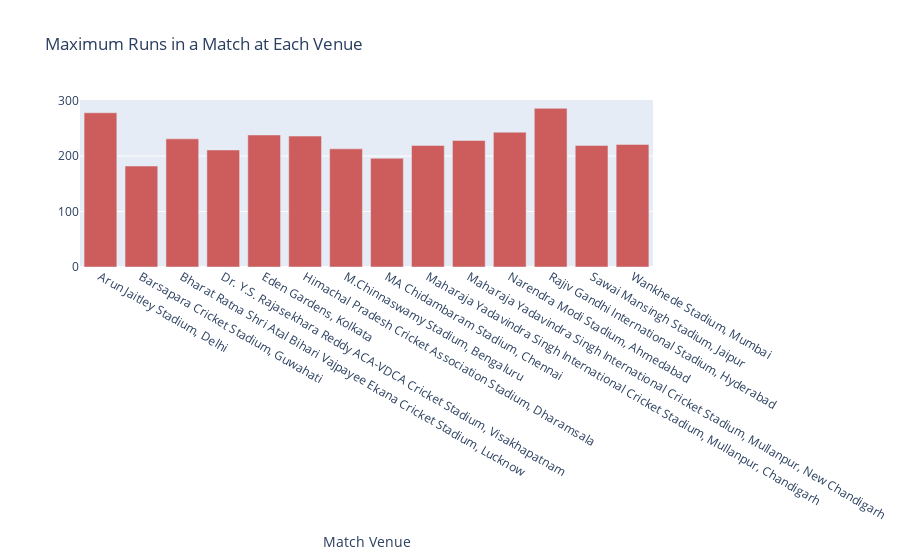

Notebook code for this chart:
### Markdown cell above
venue wise avg score analysis

### Code cell
import plotly.graph_objects as go
fig = go.Figure(
    data=[
        go.Bar(
            x=match_venue.index,
            y=match_venue.values,
            name='Max Runs in a Match',
            marker_color='indianred'
        )
    ]
)

fig.update_layout(
    title='Maximum Runs in a Match at Each Venue',
    xaxis_title='Match Venue',
)

fig.show()

### Figure 1 — Plotly figure (JSON) as saved in the notebook; plotly's stock layout.template omitted (floating-point values rounded to 4 significant figures)
{"data": [{"marker": {"color": "indianred"}, "name": "Max Runs in a Match", "type": "bar", "x": ["Arun Jaitley Stadium, Delhi", "Barsapara Cricket Stadium, Guwahati", "Bharat Ratna Shri Atal Bihari Vajpayee Ekana Cricket Stadium, Lucknow", "Dr. Y.S. Rajasekhara Reddy ACA-VDCA Cricket Stadium, Visakhapatnam", "Eden Gardens, Kolkata", "Himachal Pradesh Cricket Association Stadium, Dharamsala", "M.Chinnaswamy Stadium, Bengaluru", "MA Chidambaram Stadium, Chennai", "Maharaja Yadavindra Singh International Cricket Stadium, Mullanpur, Chandigarh", "Maharaja Yadavindra Singh International Cricket Stadium, Mullanpur, New Chandigarh", "Narendra Modi Stadium, Ahmedabad", "Rajiv Gandhi International Stadium, Hyderabad", "Sawai Mansingh Stadium, Jaipur", "Wankhede Stadium, Mumbai"], "y": [278, 182, 231, 211, 238, 236, 213, 196, 219, 228, 243, 286, 219, 221]}], "layout": {"title": {"text": "Maximum Runs in a Match at Each Venue"}, "xaxis": {"title": {"text": "Match Venue"}}}}
